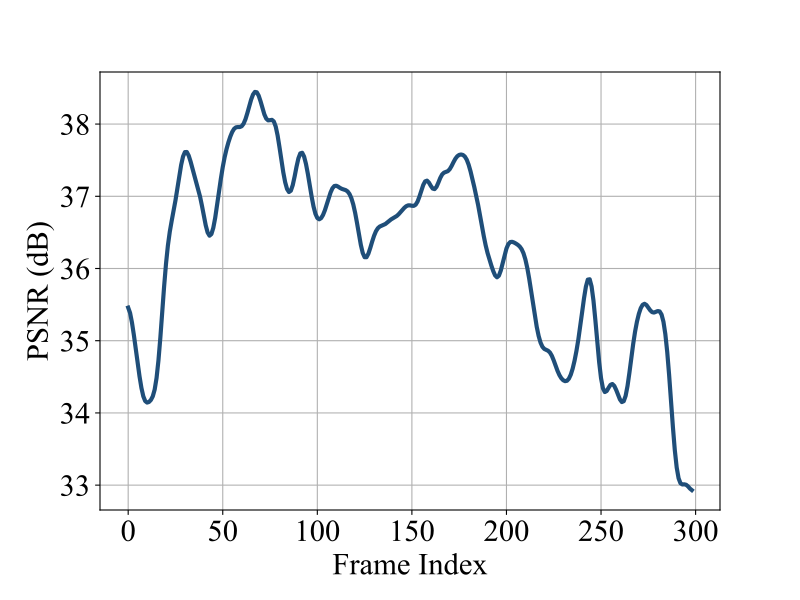

Here is the Python script that generated this plot:
# read the line like "PSNR: 33.7837 dB" in two txt files, record the data and plot the curve
import os
import matplotlib.pyplot as plt
import numpy as np
from scipy.ndimage import gaussian_filter1d

import matplotlib.font_manager as fm
font_path = './TIMES.TTF'
fm.fontManager.addfont(font_path)

plt.rcParams['pdf.fonttype'] = 42
plt.rcParams['ps.fonttype'] = 42

plt.rcParams['font.family'] = 'Times New Roman'
plt.rcParams['mathtext.fontset'] = 'stix'

if __name__ == "__main__":
    log_file1 = "/home/old_disk/sjtu/ljh/videogs/VideoGS/output_log/train_6_clothes_prune_60.txt"
    # log_file1 = "/home/old_disk/sjtu/ljh/videogs/VideoGS/output/cook_spinach/checkpoint/eval_220-300.txt"

    psnr_values = np.array([])
    
    frame_num = 200
    
    frame_indices = range(frame_num)

    with open(log_file1, 'r') as f1:
        lines1 = f1.readlines()

        # read this line:
        # [ITER 2000] Evaluating train: L1 0.0027368538547307255 PSNR 34.43301696777344 [12/05 04:12:17]
        for line1 in lines1:
            if "[ITER 2000]" in line1 and "PSNR" in line1:
                psnr_str = line1.split(" ")[7].strip()
                psnr_values = np.append(psnr_values, float(psnr_str))

        # for line1 in lines1:
        #     if "PSNR:" in line1:
        #         psnr_str = line1.split("PSNR:")[1].split("dB")[0].strip()
        #         psnr_values = np.append(psnr_values, float(psnr_str))

    print(f"Total frames read: {len(psnr_values)}")
    
    # for idx 220-300 of psnr_values1, minus 1.0
    # psnr_values[220:300] = psnr_values[220:300] - 1.0

    print(f"Average PSNR: {np.mean(psnr_values):.4f} dB")

    # extend it is 300 frames by interpolating the average values every 2 frames

    psnr_values_copy = []

    for i in range(200):
        psnr_values_copy.append(psnr_values[i])
        if i % 2 == 1 and i < frame_num - 1:
            avg_val = (psnr_values[i] + psnr_values[i + 1]) / 2
            psnr_values_copy.append(avg_val)

    psnr_values_copy = gaussian_filter1d(psnr_values_copy, sigma=3) 

    # Plotting
    # Let the lines be smoother without markers
    plt.figure(figsize=(8, 6))
    plt.plot(range(299), psnr_values_copy, linewidth=3, color='#1F4E79')
    plt.xlabel('Frame Index', fontsize=22)
    plt.ylabel('PSNR (dB)', fontsize=22)

    plt.grid(True)
    plt.subplots_adjust(bottom=0.15)
    # font size for ticks
    plt.xticks(fontsize=22)
    plt.yticks(fontsize=22)
    plt.savefig('motivation_train.pdf')
    
